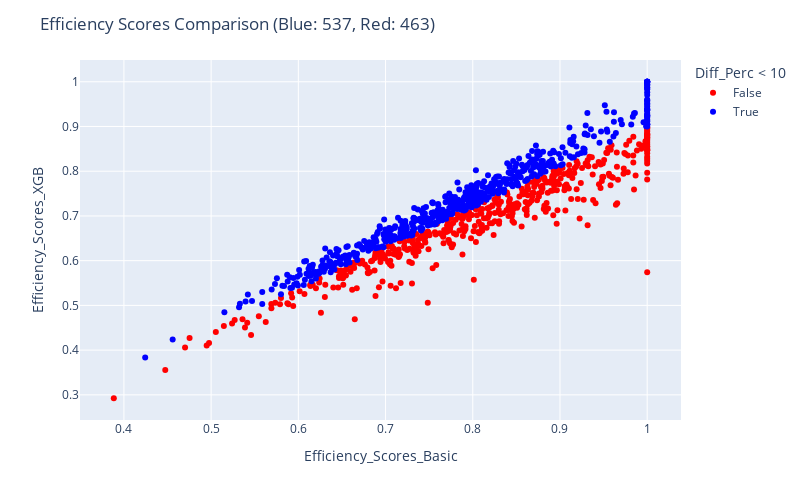

Notebook code cell kept with this figure:
### Code cell
fig = px.scatter(res_xgb, x="Efficiency_Scores_Basic", y="Efficiency_Scores_XGB", color = "Diff_Perc < 10", color_discrete_map= {True:"blue", False: "red"},
                 hover_data=["Efficiency_Scores_Basic", "Efficiency_Scores_XGB", "Diff_Perc"] + [res_xgb.index])

fig.update_layout(
    autosize=False,
    width=800,
    height=500,
    title_text=f"Efficiency Scores Comparison (Blue: {blue}, Red: {red})",
)

fig.show()

### Figure 1 — Plotly figure (JSON) as saved in the notebook; plotly's stock layout.template omitted (floating-point values rounded to 4 significant figures; data arrays with more than 128 entries replaced by an {"elided": "..."} marker saying what was removed)
{"data": [{"customdata": {"elided": "463x2 mixed values"}, "hovertemplate": "Diff_Perc < 10=False<br>Efficiency_Scores_Basic=%{x}<br>Efficiency_Scores_XGB=%{y}<br>Diff_Perc=%{customdata[0]}<br>index=%{customdata[1]}<extra></extra>", "legendgroup": "False", "marker": {"color": "red", "symbol": "circle"}, "mode": "markers", "name": "False", "orientation": "v", "showlegend": true, "type": "scatter", "x": {"elided": "463 float values"}, "xaxis": "x", "y": {"elided": "463 float values"}, "yaxis": "y"}, {"customdata": {"elided": "537x2 mixed values"}, "hovertemplate": "Diff_Perc < 10=True<br>Efficiency_Scores_Basic=%{x}<br>Efficiency_Scores_XGB=%{y}<br>Diff_Perc=%{customdata[0]}<br>index=%{customdata[1]}<extra></extra>", "legendgroup": "True", "marker": {"color": "blue", "symbol": "circle"}, "mode": "markers", "name": "True", "orientation": "v", "showlegend": true, "type": "scatter", "x": {"elided": "537 float values"}, "xaxis": "x", "y": {"elided": "537 float values"}, "yaxis": "y"}], "layout": {"autosize": false, "height": 500, "legend": {"title": {"text": "Diff_Perc < 10"}, "tracegroupgap": 0}, "margin": {"t": 60}, "title": {"text": "Efficiency Scores Comparison (Blue: 537, Red: 463)"}, "width": 800, "xaxis": {"anchor": "y", "autorange": true, "domain": [0, 1], "range": [0.3495, 1.039], "title": {"text": "Efficiency_Scores_Basic"}, "type": "linear"}, "yaxis": {"anchor": "x", "autorange": true, "domain": [0, 1], "range": [0.2438, 1.049], "title": {"text": "Efficiency_Scores_XGB"}, "type": "linear"}}}
